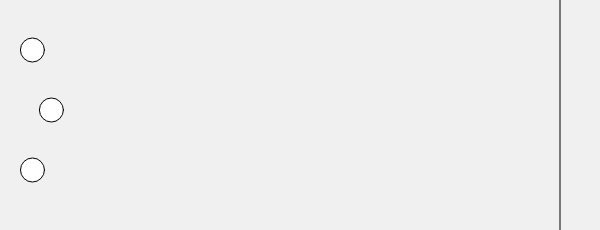
Frame 1 (no input)
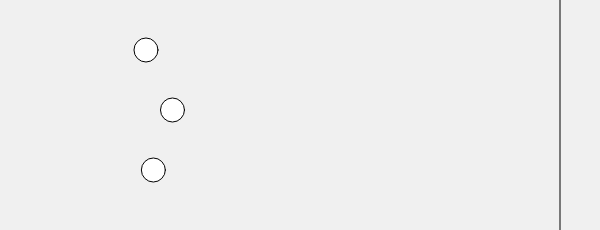
Frame 60 (no input)
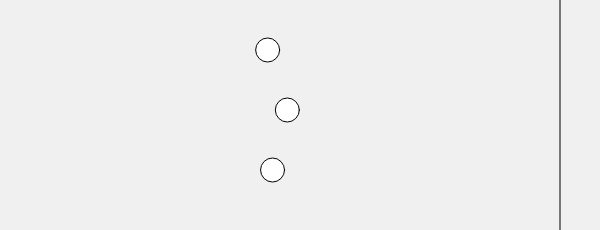
Frame 120 (the mouse pressed at the canvas centre since frame 60)

The p5.js sketch that drew these frames (run headless with seeded random() and noise() and a simulated clock; from frame 60 on, the mouse is pressed at the canvas centre):

// p5.js sketch
// ── sketch.js
let racerXs = [30, 50, 30];
let startY = 50;
let yStep = 60;
let finishX = 560;

function setup() {
  createCanvas(600, startY + yStep * racerXs.length);
}

function draw() {
  background(240);
  line(finishX, 0, finishX, height);
  for (let i = 0; i < racerXs.length; i++) {
    let y = startY + yStep * i;
    if (racerXs[i] < finishX) {
      racerXs[i] += random(1, 3);
    }
    circle(racerXs[i], y, 24);
  }
}
